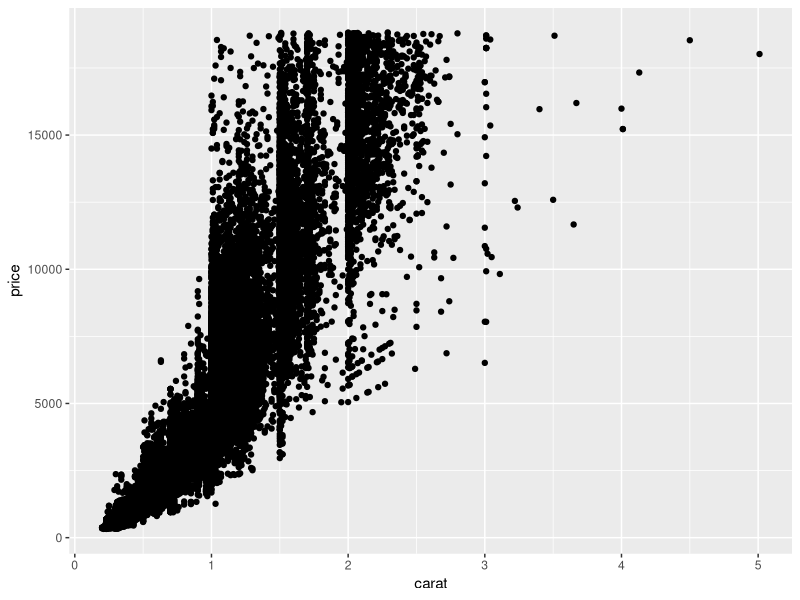
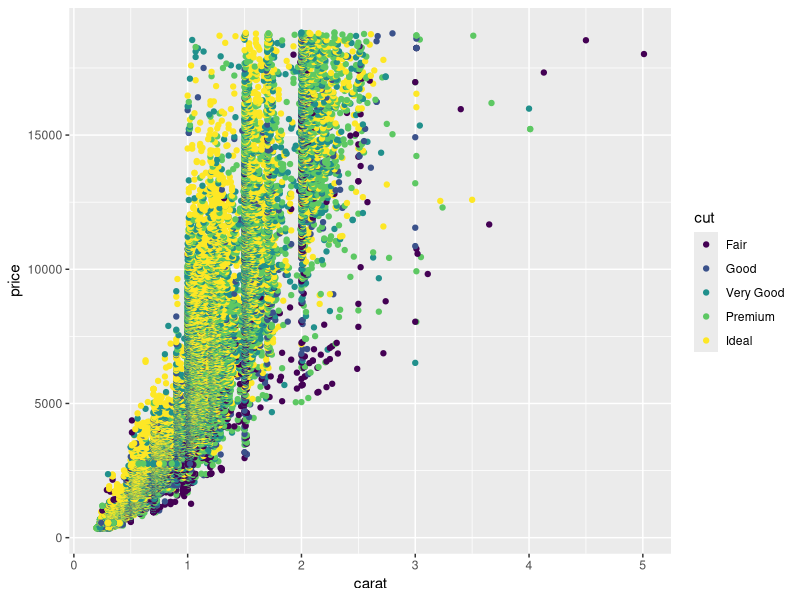
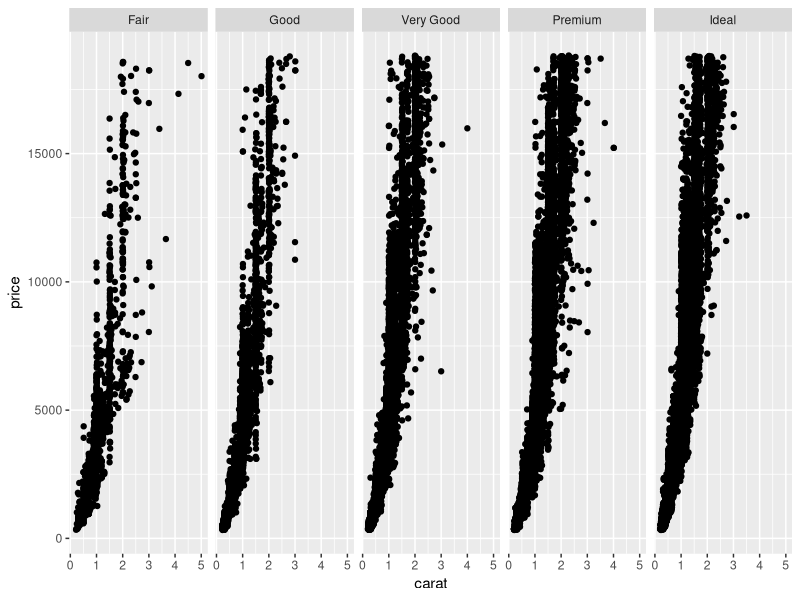
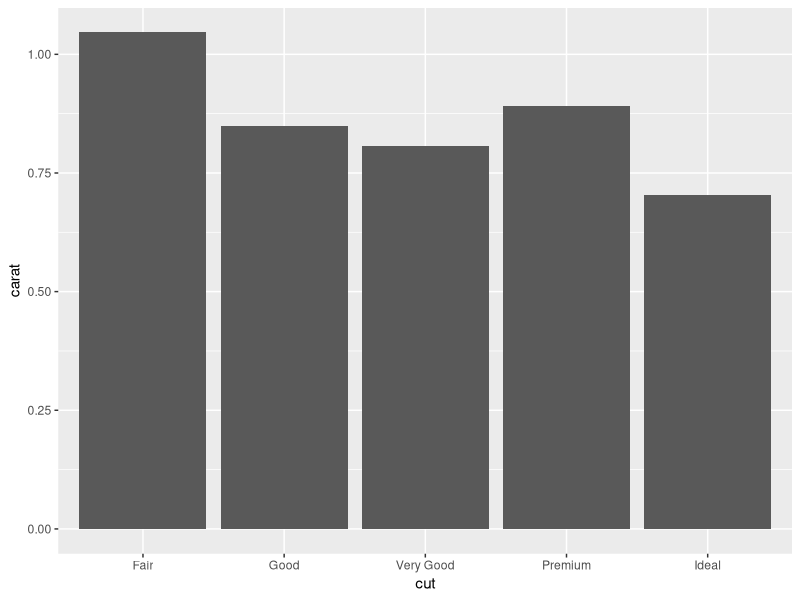
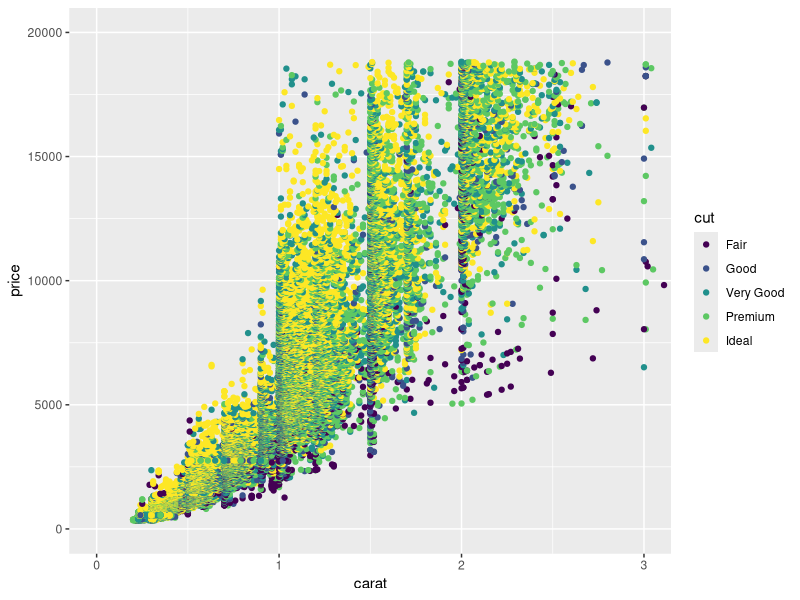
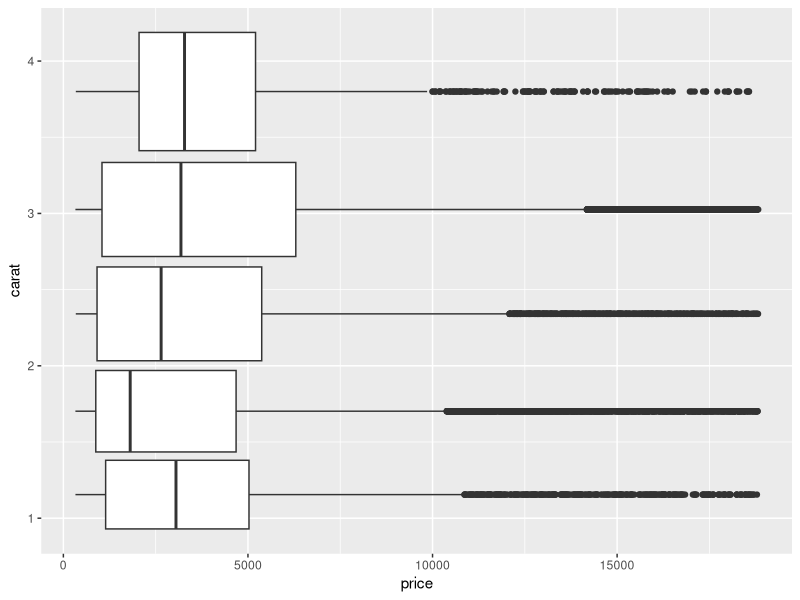
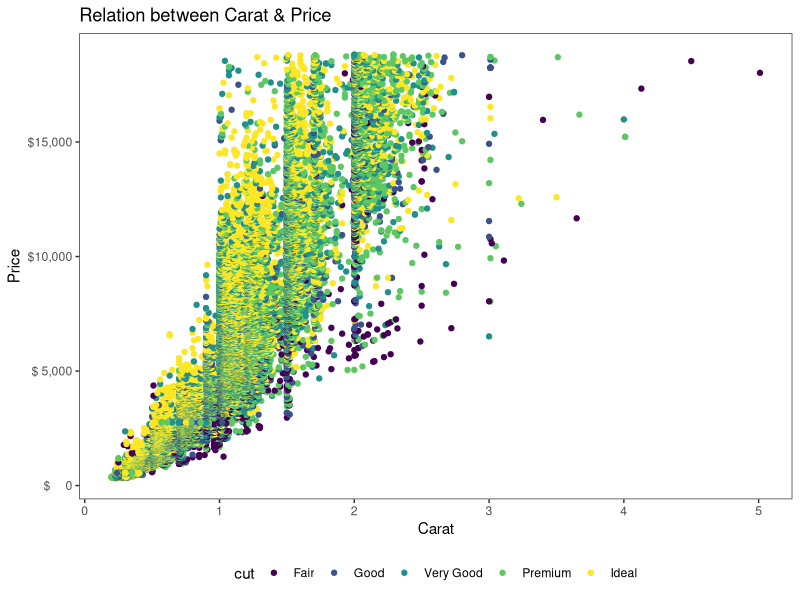

Source code (R) for these figures, in order:
#########################
########ggplot() 기초
####################



##########
#8.2.1 diamonds 데이터셋 & Data, Aesthetics, Geometrics
#############
library(ggplot2)

data(diamonds)
head(diamonds)

ggplot(data = diamonds, aes(x = carat, y = price)) +
  geom_point()   #산점도

#컬러 맵핑
library(magrittr)

diamonds %>%
  ggplot(aes(x = carat, y = price)) +
  geom_point(aes(color = cut))



########
#8.2.3 Facets
######

diamonds %>%
  ggplot(aes(x = carat, y = price)) +
  geom_point() +
  facet_grid(. ~ cut)


###############
#8.2.4 Statistics
###############

diamonds %>%
  ggplot(aes(x = cut, y = carat)) +
  stat_summary_bin(fun= 'mean', geom = 'bar')  #cut에 따른 carat의 평균값 
#######<<<<<stat_summary_bin>>>>>>


##################
#8.2.5 Coordinates
################

diamonds %>%
  ggplot(aes(x = carat, y = price)) +
  geom_point(aes(color = cut)) +
  coord_cartesian(xlim = c(0, 3), ylim = c(0, 20000))



diamonds %>%
  ggplot(aes(x = carat, y = price)) +
  geom_boxplot(aes(group = cut)) +
  coord_flip() # x축과 y축을 뒤집어 표현


####################3
#8.2.6 Theme
#################

diamonds %>%
  ggplot(aes(x = carat, y = price)) +
  geom_point(aes(color = cut)) +
  theme_bw() +    #배경흰색
  labs(title = 'Relation between Carat & Price',
       x = 'Carat', y = 'Price') +
  theme(legend.position = 'bottom',   #범례 하단
        panel.grid.major.x = element_blank(),
        panel.grid.minor.x = element_blank(),
        panel.grid.major.y = element_blank(),
        panel.grid.minor.y = element_blank()    #격자 제거
  ) +
  scale_y_continuous(
    labels = function(x) {
      paste0('$', 
             format(x, big.mark = ','))  #천원 단위로 콤마(,)를 붙여주며, 이를 달러($) 표시와 합침
    })